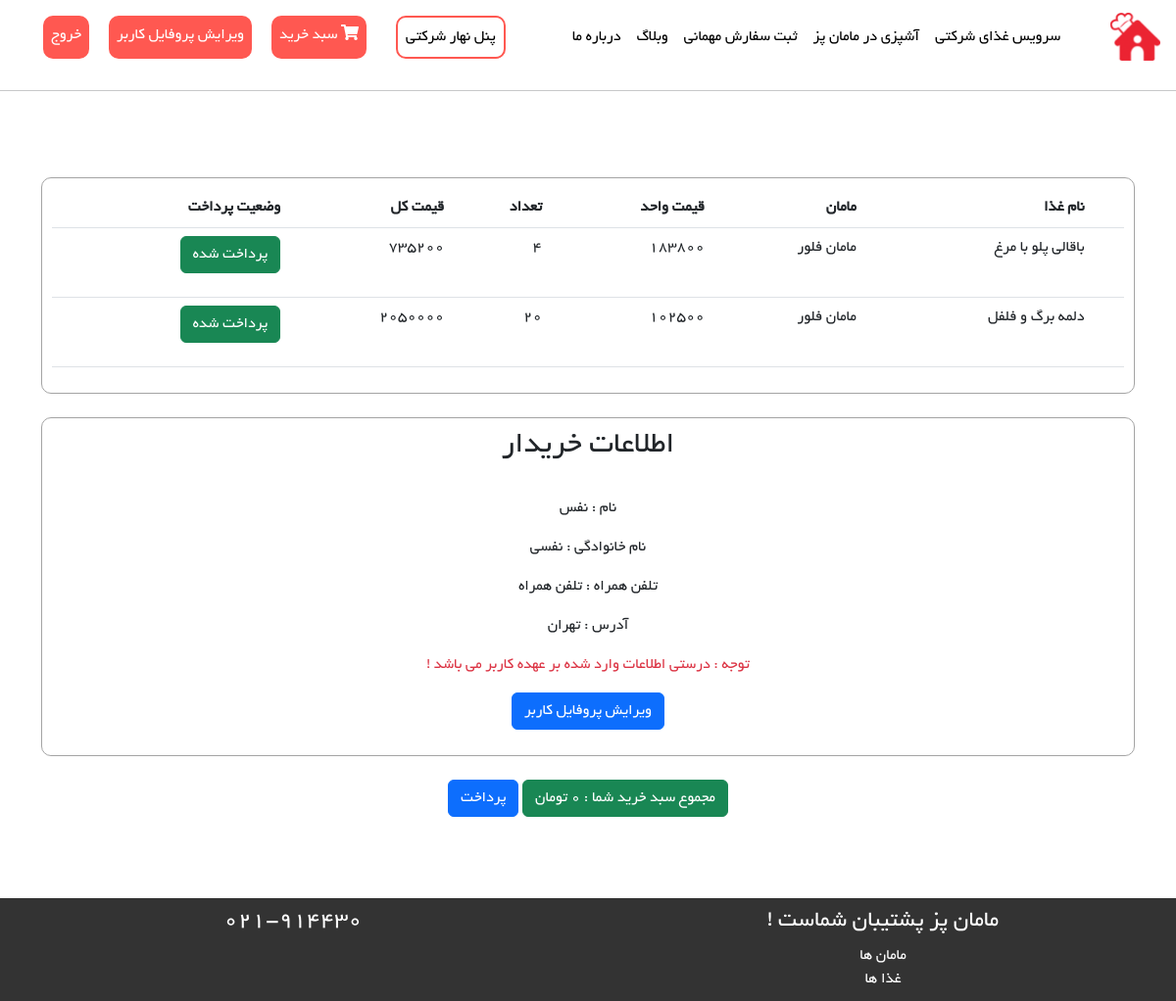
Page /order/show-cart (signed in) on the earlier database version.
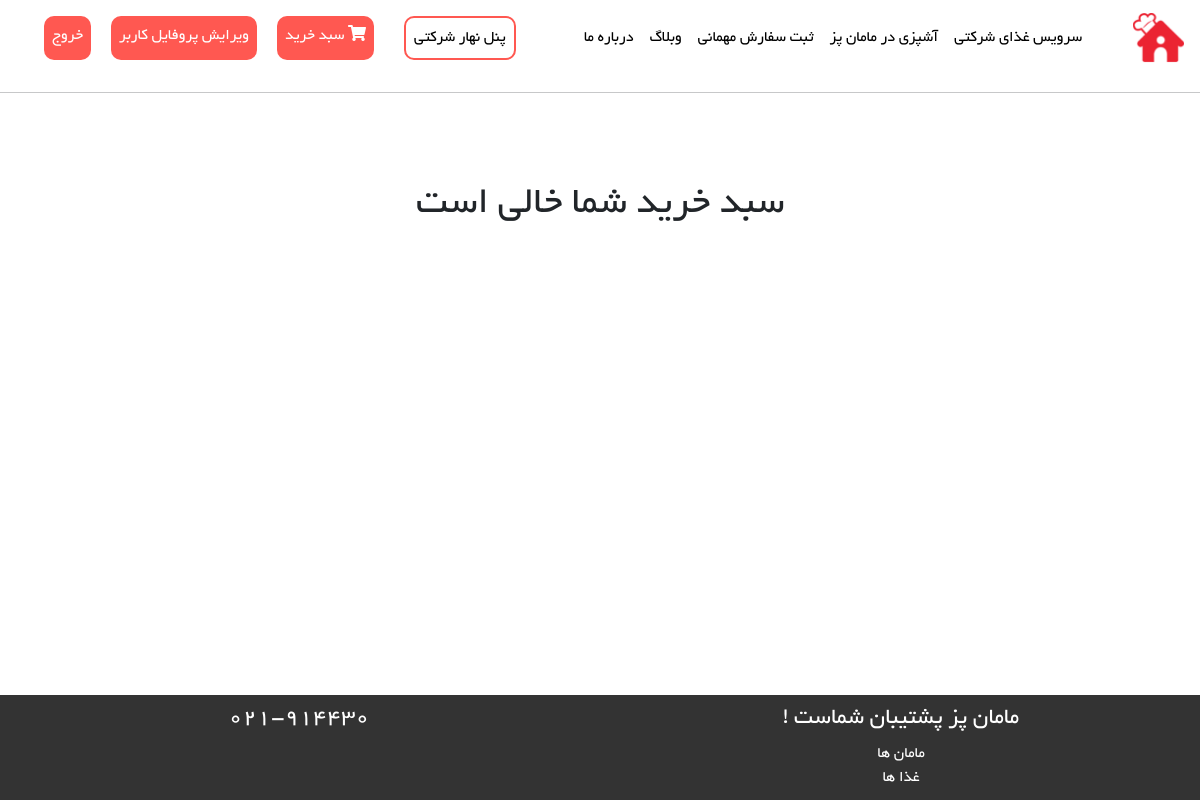
Same page on the later database version.
### Order/models.py (models this page shows, shortened)
class OrderDetail(models.Model):
    order = models.ForeignKey(Order, on_delete=models.CASCADE)
    food = models.ForeignKey(FoodsModel, on_delete=models.CASCADE)
    final_price = models.IntegerField(null=True, blank=True)
    count = models.IntegerField()
    is_paid = models.BooleanField(default=False)

### Food/models.py (models this page shows, shortened)
class FoodsModel(models.Model):
    mom = models.ForeignKey(MomsModel, on_delete=models.CASCADE)
    food_name = models.CharField(max_length=100)
    food_price = models.IntegerField()
    food_recipe = models.CharField(max_length=500)
    food_order = models.IntegerField(editable=False, default=0)
    food_photo = models.ImageField(upload_to='foods_picture')
    is_active = models.BooleanField(default=True)
    class Meta:
        db_table = 'Foods'
        verbose_name = 'Food'
        verbose_name_plural = 'Foods'

### Moms/models.py (models this page shows, shortened)
class MomsModel(models.Model):
    user = models.ForeignKey(User, on_delete=models.CASCADE)
    profile_photo = models.ImageField(upload_to='moms_profiles', blank=True, null=True)
    home_number = models.CharField(max_length=20, blank=True, null=True)
    state = models.ForeignKey(State, on_delete=models.CASCADE, blank=True, null=True)
    city = models.ForeignKey(City, on_delete=models.CASCADE, blank=True, null=True)
    class Meta:
        db_table = 'Moms'
        verbose_name = 'Mom'
        verbose_name_plural = 'Moms'

### BaseApp/models.py (models this page shows, shortened)
class User(AbstractUser):
    phone_number = models.CharField(max_length=20, null=True, blank=True)
    email_active_code = models.CharField(max_length=100, null=True, blank=True)
    is_mom = models.BooleanField(default=False)
    address = models.TextField(null=True, blank=True)
    class Meta:
        db_table = 'User'

### Order/views.py (the view)
# urls.py: path('show-cart', views.ShowCart, name='Show-Cart'),
def ShowCart(request: HttpRequest):
    order_id = Order.objects.filter(user_id=request.user.id, is_paid=False).first()
    order_details = OrderDetail.objects.filter(order_id=order_id)
    sumCart = 0
    for i in order_details:
        if not i.is_paid:
            item = i.count * i.food.food_price
            sumCart += item
    context = {
        'order_details': order_details,
        'sumCart': sumCart,
    }
    return render(request, 'Order/showCart.html', context)

### Order/templates/Order/showCart.html
{% extends 'base/layout.html' %}
{% load static %}
{% block HeaderLinks %}
    <link rel="stylesheet" href="{% static 'css/Order/showCart-style.css' %}">
{% endblock %}
{% block main %}
    {% if order_details %}
        <div class="main-box">
            <div class="table-responsive">
                <table class="table">
                    <thead>
                    <tr>
                        <th></th>
                        <th>نام غذا</th>
                        <th>مامان</th>
                        <th>قیمت واحد</th>
                        <th>تعداد</th>
                        <th>قیمت کل</th>
                        <th>وضعیت پرداخت</th>
                    </tr>
                    </thead>
                    {% for order in order_details %}
                        <tbody>
                        <tr>
                            {% if order.is_paid %}
                                <td></td>
                            {% else %}
                                <td>
                                    <a class="remove-icon" href="{% url 'removePerOrder' orderDetailId=order.id %}">
                                        ❌
                                    </a>
                                </td>
                            {% endif %}
                            <td>{{ order.food.food_name }}</td>
                            <td>مامان {{ order.food.mom.user.first_name }}</td>
                            <td>{{ order.food.food_price }}</td>
                            <td>{{ order.count }}</td>
                            <td>{% widthratio order.food.food_price 1 order.count %}</td>
                            {% if order.is_paid %}
                                <td>
                                    <p class="btn btn-success">پرداخت شده</p>
                                </td>
                            {% else %}
                                <td>
                                    <p class="btn btn-danger">پرداخت نشده</p>
                                </td>
                            {% endif %}
                        </tr>
                        </tbody>
                    {% endfor %}
                </table>
            </div>
        </div>
        <br/>
        <div class="main-box text-center">
            <h2>اطلاعات خریدار</h2>
            <br>
            <p>نام : {{ request.user.first_name }}</p>
            <p>نام خانوادگی : {{ request.user.last_name }}</p>
            {% if request.user.phone_number == None %}
                <p class="text-danger">تلفن همراه : {{ request.user.phone_number }}</p>
            {% else %}
                <p>تلفن همراه : {{ request.user.phone_number }}</p>
            {% endif %}
            {% if request.user.address == '' %}
                <p class="text-danger">آدرس : {{ request.user.address }}</p>
            {% else %}
                <p>آدرس : {{ request.user.address }}</p>
            {% endif %}
            <p class="text-danger">توجه : درستی اطلاعات وارد شده بر عهده کاربر می باشد !</p>
            <a href="{% url 'UpdateUserProfile' %}">
                <p class="btn btn-primary">ویرایش پروفایل کاربر</p>
            </a>
        </div>
        <br>
        <div class="text-center">
            <p class="text-center btn btn-success">مجموع سبد خرید شما : {{ sumCart }} تومان</p>
            <a href="{% url 'zarinPal' %}">
                <P class="text-center btn btn-primary">پرداخت</P>
            </a>
        </div>
    {% else %}
        <h1 class="text-center "> سبد خرید شما خالی است </h1>
    {% endif %}
{% endblock %}

Differences in the rows shown:
removed OrderDetail: is_paid True (drawn), food.food_name "باقالی پلو با مرغ", food.mom.user.first_name "فلور", food.food_price "183800", count "4", food+count "735200"
removed OrderDetail: is_paid True (drawn), food.food_name "دلمه برگ و فلفل", food.mom.user.first_name "فلور", food.food_price "102500", count "20", food+count "2050000"
no longer on this page (row unchanged): User: user.first_name "نفس", user.last_name "نفسی", user.phone_number "تلفن همراه", user.address "تهران"
Other differences:
{{ sumCart }}: "0" → (not shown)
text no longer shown: "نام غذا مامان قیمت واحد تعداد قیمت کل وضعیت پرداخت اطلاعات خریدار نام : نام خانوادگی : تلفن همراه : آدرس : توجه : درستی اطلاعات وارد شده بر عهده کاربر می باشد ! ویرایش پروفایل کاربر مجموع سبد خرید شما : تومان پرداخت"
text now shown: "سبد خرید شما خالی است"
